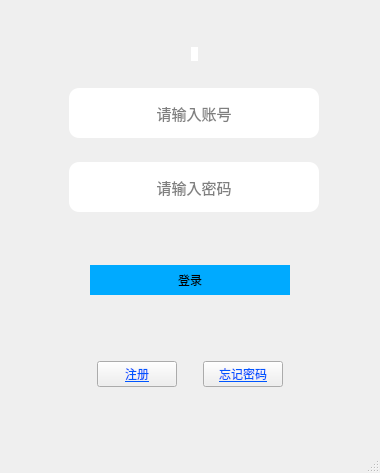
<?xml version="1.0" encoding="UTF-8"?>
<ui version="4.0">
 <class>loginwidget</class>
 <widget class="QMainWindow" name="loginwidget">
  <property name="geometry">
   <rect>
    <x>0</x>
    <y>0</y>
    <width>380</width>
    <height>473</height>
   </rect>
  </property>
  <property name="windowTitle">
   <string>loginwidget</string>
  </property>
  <widget class="QWidget" name="centralwidget">
   <layout class="QVBoxLayout" name="verticalLayout_2">
    <item>
     <widget class="QWidget" name="widget_4" native="true">
      <layout class="QVBoxLayout" name="verticalLayout">
       <property name="topMargin">
        <number>0</number>
       </property>
       <property name="rightMargin">
        <number>0</number>
       </property>
       <item>
        <widget class="QWidget" name="widget_7" native="true">
         <layout class="QHBoxLayout" name="horizontalLayout_6">
          <property name="spacing">
           <number>0</number>
          </property>
          <property name="leftMargin">
           <number>0</number>
          </property>
          <property name="topMargin">
           <number>0</number>
          </property>
          <property name="rightMargin">
           <number>0</number>
          </property>
          <property name="bottomMargin">
           <number>0</number>
          </property>
          <item>
           <spacer name="horizontalSpacer_12">
            <property name="orientation">
             <enum>Qt::Orientation::Horizontal</enum>
            </property>
            <property name="sizeHint" stdset="0">
             <size>
              <width>40</width>
              <height>20</height>
             </size>
            </property>
           </spacer>
          </item>
         </layout>
        </widget>
       </item>
       <item>
        <widget class="QWidget" name="widget_9" native="true">
         <layout class="QHBoxLayout" name="horizontalLayout_8">
          <item>
           <spacer name="horizontalSpacer">
            <property name="orientation">
             <enum>Qt::Orientation::Horizontal</enum>
            </property>
            <property name="sizeHint" stdset="0">
             <size>
              <width>40</width>
              <height>20</height>
             </size>
            </property>
           </spacer>
          </item>
          <item>
           <widget class="QLabel" name="label">
            <property name="sizePolicy">
             <sizepolicy hsizetype="Fixed" vsizetype="Fixed">
              <horstretch>0</horstretch>
              <verstretch>0</verstretch>
             </sizepolicy>
            </property>
            <property name="minimumSize">
             <size>
              <width>0</width>
              <height>0</height>
             </size>
            </property>
            <property name="styleSheet">
             <string notr="true">
border-radius: 45px;
background-color: rgb(255, 255, 255);
</string>
            </property>
            <property name="text">
             <string/>
            </property>
            <property name="pixmap">
             <pixmap resource="../../QtProject/StudentGradeSystem/source.qrc">:/new/prefix1/src/favicon(1).jpg</pixmap>
            </property>
            <property name="alignment">
             <set>Qt::AlignmentFlag::AlignCenter</set>
            </property>
           </widget>
          </item>
          <item>
           <spacer name="horizontalSpacer_2">
            <property name="orientation">
             <enum>Qt::Orientation::Horizontal</enum>
            </property>
            <property name="sizeHint" stdset="0">
             <size>
              <width>40</width>
              <height>20</height>
             </size>
            </property>
           </spacer>
          </item>
         </layout>
        </widget>
       </item>
       <item>
        <widget class="QWidget" name="widget" native="true">
         <layout class="QHBoxLayout" name="horizontalLayout">
          <item>
           <widget class="QLineEdit" name="count_line">
            <property name="sizePolicy">
             <sizepolicy hsizetype="Fixed" vsizetype="Fixed">
              <horstretch>0</horstretch>
              <verstretch>0</verstretch>
             </sizepolicy>
            </property>
            <property name="font">
             <font>
              <pointsize>11</pointsize>
             </font>
            </property>
            <property name="styleSheet">
             <string notr="true">height:50;
width:250;
border:none;
border-radius:10;</string>
            </property>
            <property name="text">
             <string/>
            </property>
            <property name="alignment">
             <set>Qt::AlignmentFlag::AlignCenter</set>
            </property>
            <property name="placeholderText">
             <string>请输入账号</string>
            </property>
           </widget>
          </item>
         </layout>
        </widget>
       </item>
       <item>
        <widget class="QWidget" name="widget_2" native="true">
         <layout class="QHBoxLayout" name="horizontalLayout_2">
          <item>
           <widget class="QLineEdit" name="password_line">
            <property name="sizePolicy">
             <sizepolicy hsizetype="Fixed" vsizetype="Fixed">
              <horstretch>0</horstretch>
              <verstretch>0</verstretch>
             </sizepolicy>
            </property>
            <property name="font">
             <font>
              <pointsize>11</pointsize>
             </font>
            </property>
            <property name="styleSheet">
             <string notr="true">height:50;
width:250;
border:none;
border-radius:10;</string>
            </property>
            <property name="inputMask">
             <string/>
            </property>
            <property name="text">
             <string/>
            </property>
            <property name="echoMode">
             <enum>QLineEdit::EchoMode::Password</enum>
            </property>
            <property name="alignment">
             <set>Qt::AlignmentFlag::AlignCenter</set>
            </property>
            <property name="placeholderText">
             <string>请输入密码</string>
            </property>
           </widget>
          </item>
         </layout>
        </widget>
       </item>
      </layout>
     </widget>
    </item>
    <item>
     <widget class="QWidget" name="widget_6" native="true">
      <property name="sizePolicy">
       <sizepolicy hsizetype="Preferred" vsizetype="Fixed">
        <horstretch>0</horstretch>
        <verstretch>0</verstretch>
       </sizepolicy>
      </property>
      <layout class="QHBoxLayout" name="horizontalLayout_5"/>
     </widget>
    </item>
    <item>
     <widget class="QWidget" name="widget_5" native="true">
      <property name="sizePolicy">
       <sizepolicy hsizetype="Preferred" vsizetype="Fixed">
        <horstretch>0</horstretch>
        <verstretch>0</verstretch>
       </sizepolicy>
      </property>
      <layout class="QHBoxLayout" name="horizontalLayout_4">
       <property name="leftMargin">
        <number>5</number>
       </property>
       <property name="topMargin">
        <number>5</number>
       </property>
       <property name="rightMargin">
        <number>5</number>
       </property>
       <property name="bottomMargin">
        <number>5</number>
       </property>
       <item>
        <widget class="QPushButton" name="login_btn">
         <property name="enabled">
          <bool>true</bool>
         </property>
         <property name="sizePolicy">
          <sizepolicy hsizetype="Fixed" vsizetype="Fixed">
           <horstretch>0</horstretch>
           <verstretch>0</verstretch>
          </sizepolicy>
         </property>
         <property name="styleSheet">
          <string notr="true">border:none;
background-color: rgb(0, 170, 255);
width:200;
height:30;</string>
         </property>
         <property name="text">
          <string>登录</string>
         </property>
        </widget>
       </item>
      </layout>
     </widget>
    </item>
    <item>
     <widget class="QWidget" name="widget_3" native="true">
      <layout class="QHBoxLayout" name="horizontalLayout_3">
       <item>
        <spacer name="horizontalSpacer_9">
         <property name="orientation">
          <enum>Qt::Orientation::Horizontal</enum>
         </property>
         <property name="sizeHint" stdset="0">
          <size>
           <width>40</width>
           <height>20</height>
          </size>
         </property>
        </spacer>
       </item>
       <item>
        <widget class="QPushButton" name="sigin_up_btn">
         <property name="font">
          <font>
           <underline>true</underline>
          </font>
         </property>
         <property name="styleSheet">
          <string notr="true">color: rgb(0, 85, 255);</string>
         </property>
         <property name="text">
          <string>注册</string>
         </property>
        </widget>
       </item>
       <item>
        <spacer name="horizontalSpacer_11">
         <property name="orientation">
          <enum>Qt::Orientation::Horizontal</enum>
         </property>
         <property name="sizeType">
          <enum>QSizePolicy::Policy::Fixed</enum>
         </property>
         <property name="sizeHint" stdset="0">
          <size>
           <width>20</width>
           <height>20</height>
          </size>
         </property>
        </spacer>
       </item>
       <item>
        <widget class="QPushButton" name="forget_passwd_btn">
         <property name="font">
          <font>
           <underline>true</underline>
          </font>
         </property>
         <property name="styleSheet">
          <string notr="true">color: rgb(0, 85, 255);</string>
         </property>
         <property name="text">
          <string>忘记密码</string>
         </property>
        </widget>
       </item>
       <item>
        <spacer name="horizontalSpacer_10">
         <property name="orientation">
          <enum>Qt::Orientation::Horizontal</enum>
         </property>
         <property name="sizeHint" stdset="0">
          <size>
           <width>40</width>
           <height>20</height>
          </size>
         </property>
        </spacer>
       </item>
      </layout>
     </widget>
    </item>
   </layout>
  </widget>
  <widget class="QMenuBar" name="menubar">
   <property name="geometry">
    <rect>
     <x>0</x>
     <y>0</y>
     <width>380</width>
     <height>18</height>
    </rect>
   </property>
  </widget>
  <widget class="QStatusBar" name="statusbar"/>
 </widget>
 <resources>
  <include location="../../QtProject/StudentGradeSystem/source.qrc"/>
 </resources>
 <connections/>
</ui>
